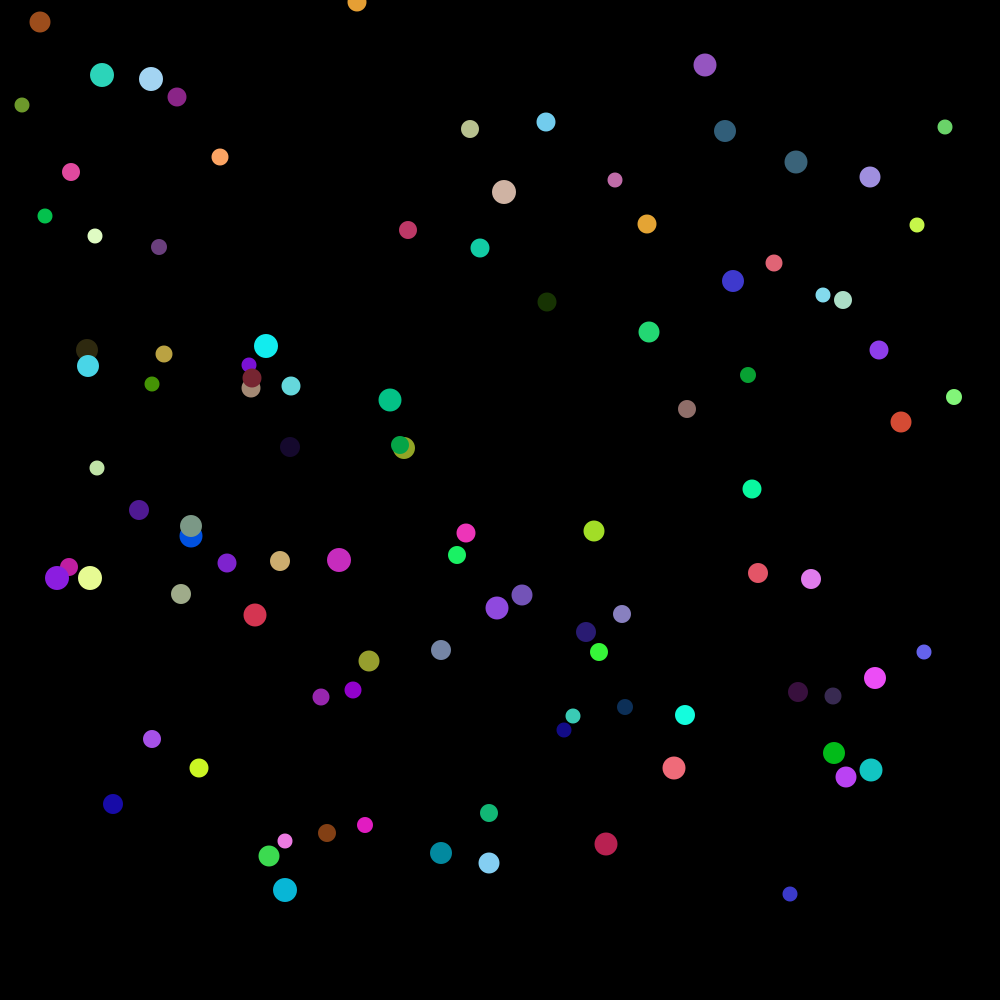
Frame 1 (no input)
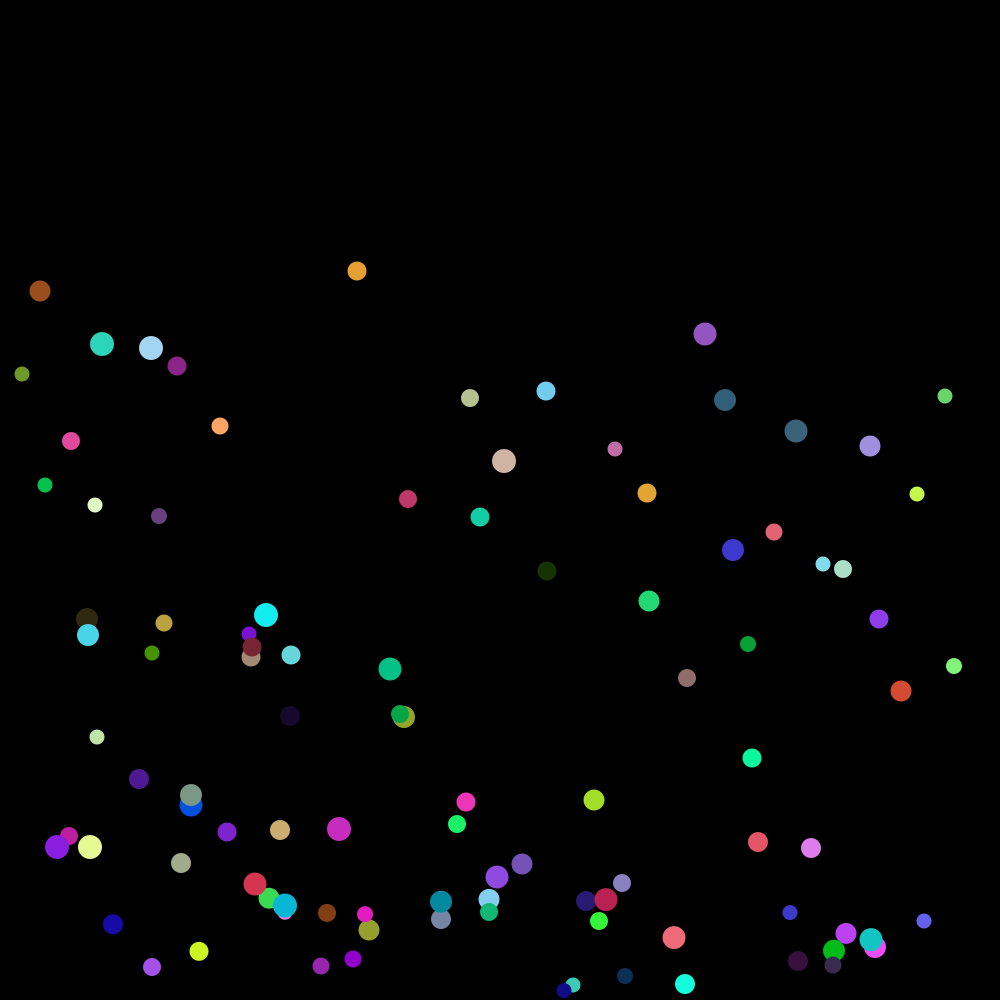
Frame 60 (the mouse pressed at the canvas centre just before this capture)
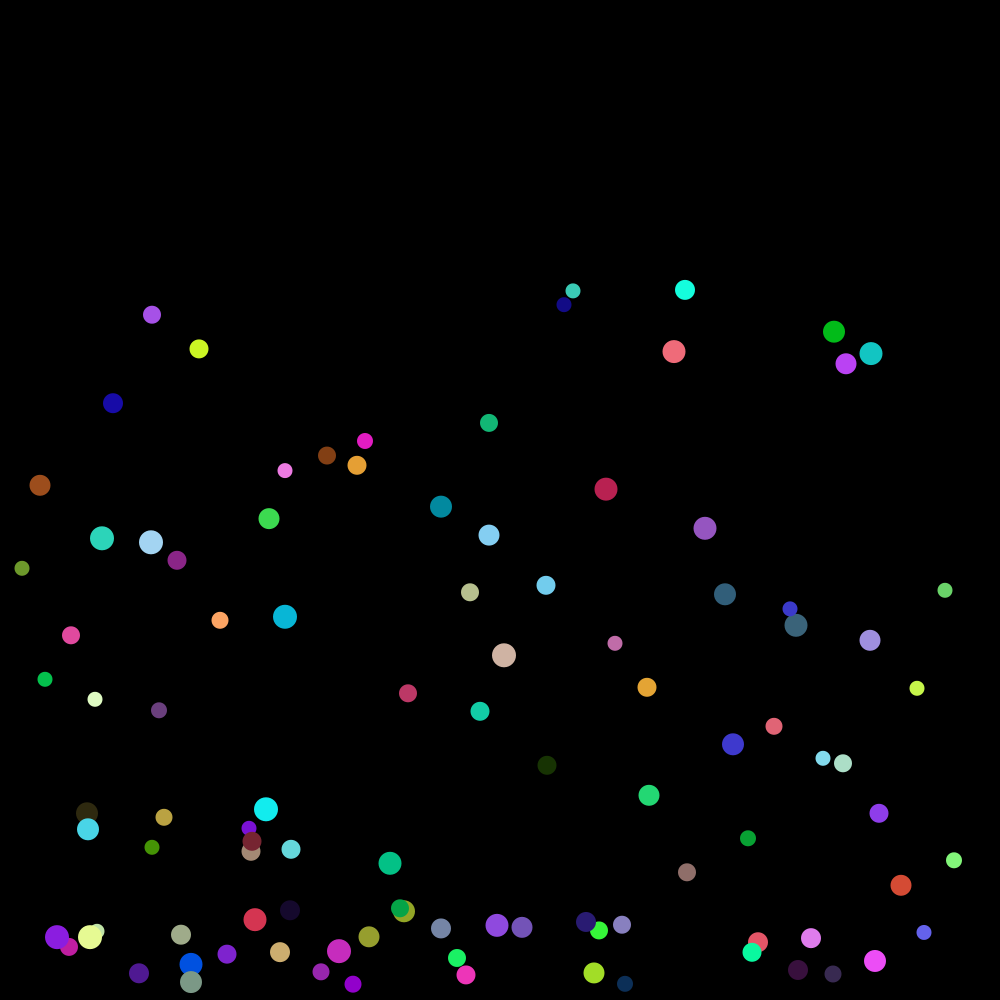
Frame 120 (the mouse held since frame 60 and released just before this capture)

The Processing sketch that drew these frames (run headless with seeded random() and noise(); from frame 60 on, the mouse is pressed at the canvas centre):

// Processing sketch: first_test
// ── first_test.pde
int length = 100;
int i;

ball[] ballsarray = new ball[length];


void setup() {
  size(1000, 1000);


  for (i=0; i<length; i++) {
    int r = floor(random(15, 25));
    ballsarray[i] = new ball(floor(random(0+r, 1000-r)), floor(random(0, 900)), r);
  }
}

void draw() {
  background(0);
  for (i=0; i <length; i++) {
    ballsarray[i].show();
    ballsarray[i].update();
  }
}


void mousePressed() {
  for (i=0; i <length; i++) {
    ballsarray[i].v -= 10;
  }
}






class ball {
  float x;
  float y;
  float r;
  float v = 0.3;
  float a = 9.81/60;
  int red = floor(random(0,255));
  int green = floor(random(0,255));
  int blue = floor(random(0,255));
  
  
  ball(float x, float y, float r) {
    this.x=x;
    this.y=y;
    this.r=r;
  }

  void show() {
    noStroke();
    fill(color(this.red,this.green,this.blue));
    ellipse(this.x, this.y, this.r, this.r);
  }

  void update() {
    if (this.y < 1000-this.r ) {
      this.y += this.v;
      this.v += this.a;
    } else if (this.v >=0) {
      this.v = -this.v;
    } else {
      this.y += this.v;
      this.v += this.a;
    }
    this.v = this.v*0.995;
  }
}
